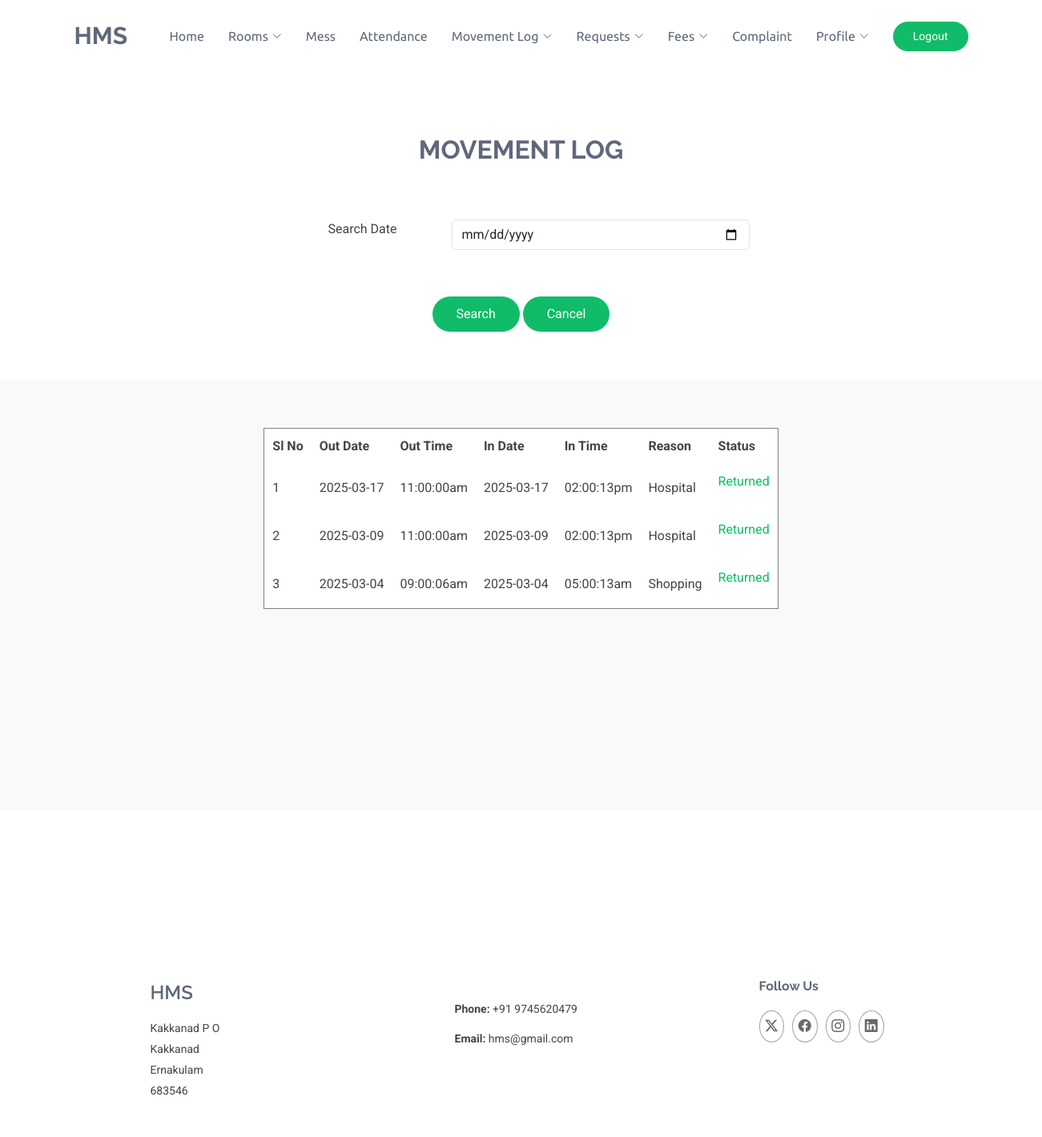
Page /Student/viewMovementLog.php (signed in) on the committed database.
### tables this page shows
CREATE TABLE `tbl_movement` (
  `movement_id` int(11) NOT NULL,
  `user_id` varchar(20) NOT NULL,
  `out_date` date NOT NULL,
  `out_time` varchar(10) NOT NULL,
  `in_date` date DEFAULT NULL,
  `in_time` varchar(10) DEFAULT NULL,
  `reason` varchar(50) NOT NULL,
  `out_status` int(11) NOT NULL
);

### Student/viewMovementLog.php (the view, shortened to what this page needs)
<?php
include("../Assets/Connection/Connection.php");
$selUser = "select * from tbl_student where user_id='" . $_SESSION["user_id"] . "'";
$rowu = $con->query($selUser);
$datau = $rowu->fetch_assoc();
if ($datau["verification_status"] == 1 || $datau["verification_status"] == 3 )
{
?>
    <!DOCTYPE html>
    <html lang="en">
    <head>
        <link rel="stylesheet" href="https://cdnjs.cloudflare.com/ajax/libs/font-awesome/4.7.0/css/font-awesome.min.css">
        <link href="../Assets/Template/Student/vendor/bootstrap/css/bootstrap.min.css" rel="stylesheet">
        <link href="../Assets/Template/Student/vendor/bootstrap-icons/bootstrap-icons.css" rel="stylesheet">
        <link href="../Assets/Template/Student/vendor/aos/aos.css" rel="stylesheet">
        <link href="../Assets/Template/Student/vendor/glightbox/css/glightbox.min.css" rel="stylesheet">
        <link href="../Assets/Template/Student/vendor/swiper/swiper-bundle.min.css" rel="stylesheet">
        <link href="../Assets/Template/Student/css/main.css" rel="stylesheet">
    </head>
    <body class="index-page">
    <?php
    include("header.php");
    ?>
        <main class="main">
            <div class="container section-title" data-aos="fade-up">
                <br><br>
                <h2>Movement Log</h2>
                <br><br>
               <center>
                <div class="col-lg-6 col-md-6" data-aos="fade-up" data-aos-delay="300">
                    <div class="service-item position-relative">
            <form id="form1" name="form1" action="" method="post" enctype="multipart/form-data" class="php-email-form" data-aos="fade-up" data-aos-delay="200">
              <div class="row gy-4">
                <div class="col-md-4">
                  Search Date
                </div>
                <div class="col-md-8">
                  <input type="date" name="searchdate" id="searchdate" class="form-control"  />
                </div>
                <br><br><br><br>
                <div class="col-md-12 text-center">
                  <input type="submit" name="btnsearch" id="btnsearch" value="Search" />
                  <input type="submit" name="btncancel" id="btncancel" value="Cancel" />
                </div>
              </div>
            </form>
                    </div>
                </div>
          </center>
            </div>
                  <center>
                <section id="services" class="services section light-background">
                    <div class="col-lg-6 col-md-6" data-aos="fade-up" data-aos-delay="300">
                        <table  border="1" cellpadding="10">
                            <tr>
                                <th>Sl No</th>
                                <th>Out Date</th>
                                <th>Out Time</th>
                                <th>In Date</th>
                                <th>In Time</th>
                                <th>Reason</th>
                                <th>Status</th>
                            </tr>
                            <?php
                             if(isset($_POST["btnsearch"]))
                             {
                                $SelQry = "select * from tbl_movement where user_id='" . $_SESSION["user_id"] . "' and out_date='".$_POST["searchdate"]."' or in_date='".$_POST["searchdate"]."' order by movement_id desc";
                             }
                             else{
                                $SelQry = "select * from tbl_movement where user_id='" . $_SESSION["user_id"] . "' order by movement_id desc";
                             }
                                $row = $con->query($SelQry);
                            $i = 0;
                            while ($data = $row->fetch_assoc()) {
                                $i++;
                            ?>
                                <tr>
                                    <td><?php echo $i; ?></td>
                                    <td><?php echo $data["out_date"] ?></td>
                                    <td><?php echo $data["out_time"] ?></td>
                                    <td><?php echo $data["in_date"] ?></td>
                                    <td><?php echo $data["in_time"] ?></td>
                                    <td><?php echo $data["reason"] ?></td>
                                    <td>
                                        <?php
                                        if ($data["out_status"] == 0)
                                        {
                                            ?><p style="color: var(--accent-color);"><?php echo "Returned";?></p><?php
                                        }else
                                        {
                                            ?><p style="color:red;"><?php echo "Not Returned";?></p>
                                        <?php
                                        }?>
                                    </td>
                                </tr>
                            <?php
                            }
                            ?>
                        </table>
                        <br><br><br><br><br><br><br><br>
                    </div>
                </section>
            </center>
        </main>
        <br><br><br><br>
        <?php
        include("footer.php");
        ?>
    </body>
    </html>
<?php
}
?>

### Assets/Template/Student/css/main.css (style rules this page uses)
:root { --default-font: "Roboto", system-ui, -apple-system, "Segoe UI", Roboto, "Helvetica Neue", Arial, "Noto Sans", "Liberation Sans", sans-serif, "Apple Color Emoji", "Segoe UI Emoji", "Segoe UI Symbol", "Noto Color Emoji"; --heading-font: "Raleway", sans-serif; --nav-font: "Ubuntu", sans-serif; }
:root { --background-color: #ffffff; --default-color: #444444; --heading-color: #5f687b; --accent-color: #10bc69; --surface-color: #ffffff; --contrast-color: #ffffff; }
:root { --nav-color: #5f687b; --nav-hover-color: #10bc69; --nav-mobile-background-color: #ffffff; --nav-dropdown-background-color: #ffffff; --nav-dropdown-color: #5f687b; --nav-dropdown-hover-color: #10bc69; }
.light-background { --background-color: #f9f9f9; --surface-color: #ffffff; }
:root { scroll-behavior: smooth; }
body { color: var(--default-color); background-color: var(--background-color); font-family: var(--default-font); }
h1, h2, h3, h4, h5, h6 { color: var(--heading-color); font-family: var(--heading-font); }
section, .section { color: var(--default-color); background-color: var(--background-color); padding: 60px 0; scroll-margin-top: 100px; overflow: clip; }
.section-title { text-align: center; padding: 30px 0; margin-bottom: 30px; position: relative; }
.section-title h2 { font-size: 32px; font-weight: 700; text-transform: uppercase; margin-bottom: 20px; padding-bottom: 0; position: relative; z-index: 2; }

### Student/viewMovementLog.php (style rules this page uses)
input[type=submit], [type=reset] { color: var(--contrast-color); background: var(--accent-color); border: 0; padding: 10px 30px; transition: 0.4s; border-radius: 40px; }
table { background-color: white; border: 0.5px solid grey; }

### rows in the picture
tbl_movement: out_date "2025-03-17", out_time "11:00:00am", in_date "2025-03-17", in_time "02:00:13pm", reason "Hospital", out_status "Returned"
tbl_movement: out_date "2025-03-09", out_time "11:00:00am", in_date "2025-03-09", in_time "02:00:13pm", reason "Hospital", out_status "Returned"
tbl_movement: out_date "2025-03-04", out_time "09:00:06am", in_date "2025-03-04", in_time "05:00:13am", reason "Shopping", out_status "Returned"
